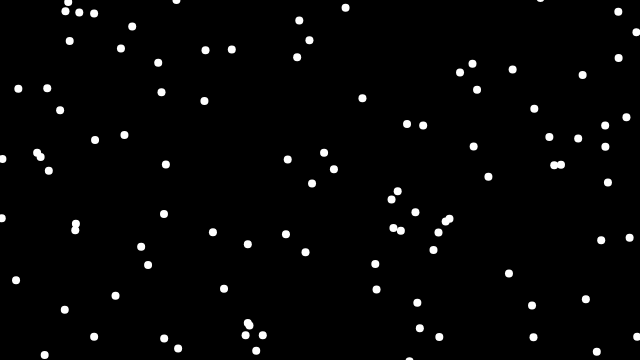
Frame 1 (no input)
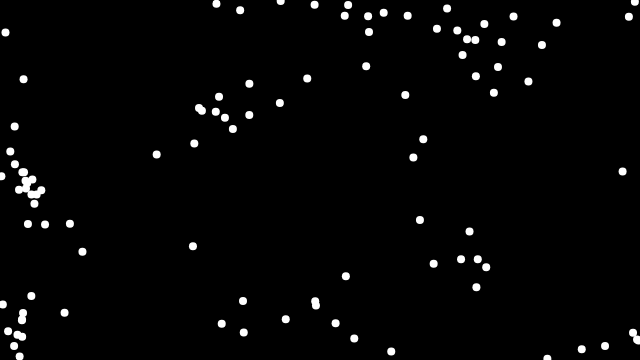
Frame 60 (no input)
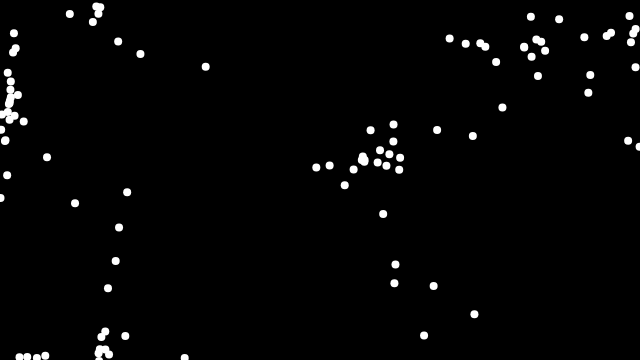
Frame 120 (the mouse pressed at the canvas centre since frame 60)

The p5.js sketch that drew these frames (run headless with seeded random() and noise() and a simulated clock; from frame 60 on, the mouse is pressed at the canvas centre):

// p5.js sketch
// ── sketch.js
let flock = [];
let alignSlider, cohesionSlider, separationSlider;

function setup() {
  createCanvas(640, 360);

  alignSlider = createSlider(0, 2, 1, 0.1);
  cohesionSlider = createSlider(0, 2, 1, 0.1);
  separationSlider = createSlider(0, 2, 1, 0.1);
  for (let i = 0; i < 100; i++) {
    flock.push(new Boid());
  }
}

function draw() {
  background(0);

  for (let boid of flock) {
    boid.bound();
    boid.allBoids(flock);
  }

  for (let boid of flock) {
    boid.update();
    boid.show();
  }
}

// ── boid.js
class Boid {
  constructor() {
    this.position = createVector(random(width), random(height));
    this.velocity = p5.Vector.random2D();
    this.velocity.setMag(random(2, 4));
    this.acceleration = createVector();
    this.maxSteeringForce = 0.2;
    this.maxSpeed = 4;
  }

  bound() {
    if (this.position.x < 0) {
      this.position.x = width;
    } else if (this.position.x > width) {
      this.position.x = 0;
    }
    if (this.position.y < 0) {
      this.position.y = height;
    }
    if (this.position.y > height) {
      this.position.y = 0;
    }
  }

  align(boids) {
    let avgVel = createVector();
    let perspectiveRadii = 50;
    let cntNeighbors = 0;

    for (let boid of boids) {
      if (
        boid !== this &&
        dist(
          this.position.x,
          this.position.y,
          boid.position.x,
          boid.position.y
        ) < perspectiveRadii
      ) {
        avgVel.add(boid.velocity);
        cntNeighbors++;
      }
    }

    if (cntNeighbors > 0) {
      avgVel.div(cntNeighbors);
      avgVel.setMag(this.maxSpeed);
      avgVel.sub(this.velocity);
      avgVel.limit(this.maxSteeringForce);
    }

    return avgVel;
  }

  cohesion(boids) {
    let avgPos = createVector();
    let perspectiveRadii = 50;
    let cntNeighbors = 0;

    for (let boid of boids) {
      if (
        boid !== this &&
        dist(
          this.position.x,
          this.position.y,
          boid.position.x,
          boid.position.y
        ) < perspectiveRadii
      ) {
        avgPos.add(boid.position);
        cntNeighbors++;
      }
    }

    if (cntNeighbors > 0) {
      avgPos.div(cntNeighbors);
      avgPos.sub(this.position);
      avgPos.setMag(this.maxSpeed);
      avgPos.sub(this.velocity);
      avgPos.limit(this.maxSteeringForce);
    }

    return avgPos;
  }

  separation(boids) {
    let avgPos = createVector();
    let perspectiveRadii = 50;
    let cntNeighbors = 0;

    for (let boid of boids) {
      let d = dist(
        this.position.x,
        this.position.y,
        boid.position.x,
        boid.position.y
      );
      if (boid !== this && d < perspectiveRadii) {
        let diff = p5.Vector.sub(this.position, boid.position);
        diff.div(d);
        avgPos.add(diff);
        cntNeighbors++;
      }
    }

    if (cntNeighbors > 0) {
      avgPos.div(cntNeighbors);
      avgPos.setMag(this.maxSpeed);
      avgPos.sub(this.velocity);
      avgPos.limit(this.maxSteeringForce);
    }

    return avgPos;
  }

  allBoids(boids) {
    let alignment = this.align(boids);
    let cohesion = this.cohesion(boids);
    let separation = this.separation(boids);

    alignment.mult(alignSlider.value());
    cohesion.mult(cohesionSlider.value());
    separation.mult(separationSlider.value());

    this.acceleration.add(alignment);
    this.acceleration.add(cohesion);
    this.acceleration.add(separation);
  }

  update() {
    this.position.add(this.velocity);
    this.velocity.add(this.acceleration);
    this.velocity.limit(this.maxSpeed);
    this.acceleration.mult(0);
  }

  show() {
    strokeWeight(8);
    stroke(255);
    point(this.position.x, this.position.y);
  }
}
